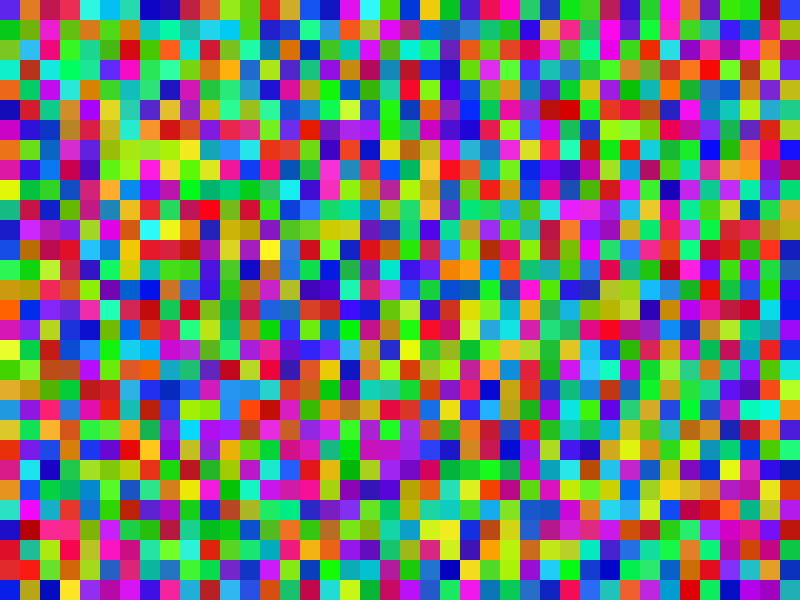
Frame 1 (no input)
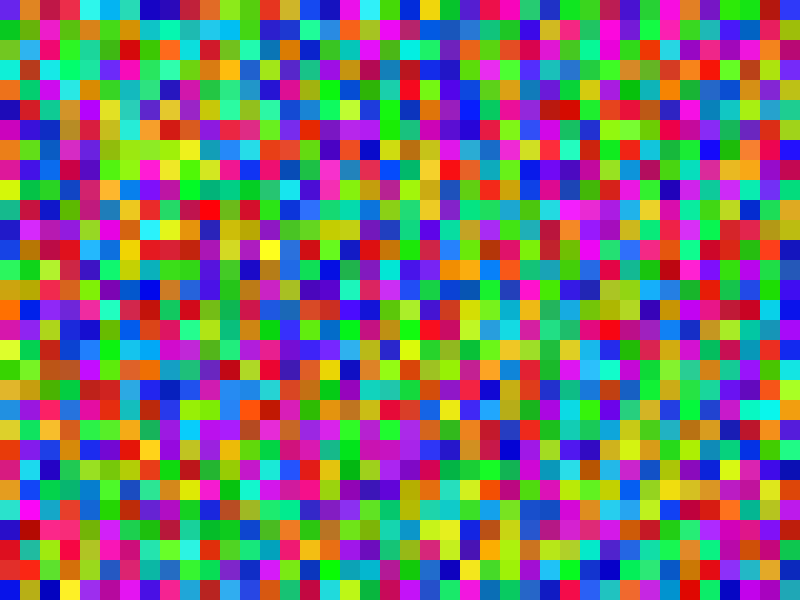
Frame 60 (no input)
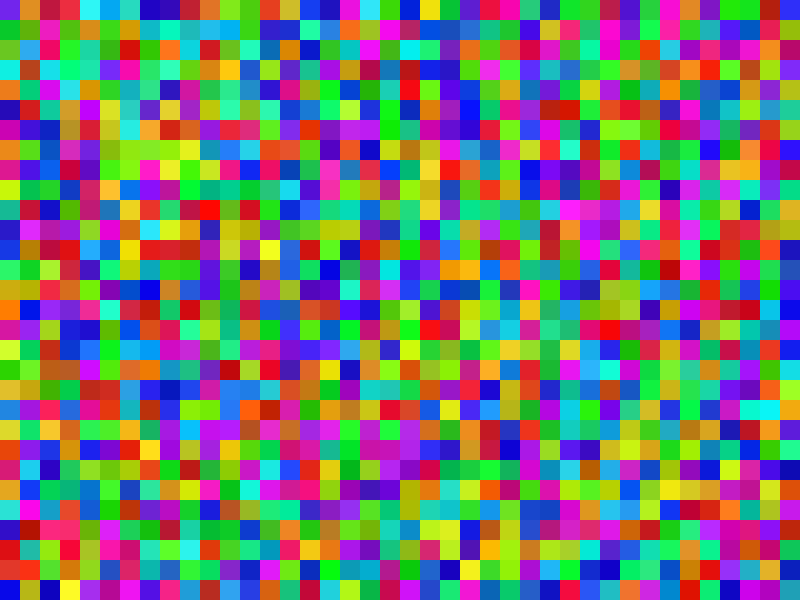
Frame 120 (the mouse pressed at the canvas centre since frame 60)

The p5.js sketch that drew these frames (run headless with seeded random() and noise() and a simulated clock; from frame 60 on, the mouse is pressed at the canvas centre):

// p5.js sketch
// ── sketch.js
let particles = [];
let gridSize = 20;
let grid = [];

function setup() {
  createCanvas(800, 600);
  colorMode(HSB, 360, 100, 100, 1);
  noStroke();
  for (let i = 0; i < width / gridSize; i++) {
    grid[i] = [];
    for (let j = 0; j < height / gridSize; j++) {
      grid[i][j] = { hue: random(360), sat: random(80, 100), bri: random(70, 100) };
    }
  }
}

function draw() {
  background(0, 0, 0, 0.05);
  
  // Update and display particles
  for (let i = particles.length - 1; i >= 0; i--) {
    let p = particles[i];
    p.update();
    p.display();
    if (p.isDead()) {
      particles.splice(i, 1);
    }
  }

  // Randomly generate new particles occasionally
  if (frameCount % 5 === 0) {
    let x = random(width);
    let y = random(height);
    particles.push(new Particle(x, y));
  }

  // Grid animation
  if (frameCount % 20 === 0) {
    for (let i = 0; i < width / gridSize; i++) {
      for (let j = 0; j < height / gridSize; j++) {
        grid[i][j].hue = (grid[i][j].hue + 1) % 360;
      }
    }
  }

  // Draw grid
  for (let i = 0; i < width / gridSize; i++) {
    for (let j = 0; j < height / gridSize; j++) {
      fill(grid[i][j].hue, grid[i][j].sat, grid[i][j].bri);
      rect(i * gridSize, j * gridSize, gridSize, gridSize);
    }
  }
}

class Particle {
  constructor(x, y) {
    this.x = x;
    this.y = y;
    this.size = random(5, 15);
    this.hue = random(360);
    this.sat = random(80, 100);
    this.bri = random(70, 100);
    this.alpha = 1;
    this.vx = random(-2, 2);
    this.vy = random(-2, 2);
    this.lifespan = random(60, 120);
  }

  update() {
    this.x += this.vx;
    this.y += this.vy;
    this.alpha -= 0.01;
    this.lifespan--;
  }

  display() {
    fill(this.hue, this.sat, this.bri, this.alpha);
    ellipse(this.x, this.y, this.size);
  }

  isDead() {
    return this.alpha <= 0 || this.lifespan <= 0;
  }
}

function mouseDragged() {
  for (let i = 0; i < 5; i++) {
    particles.push(new Particle(mouseX, mouseY));
  }
}
